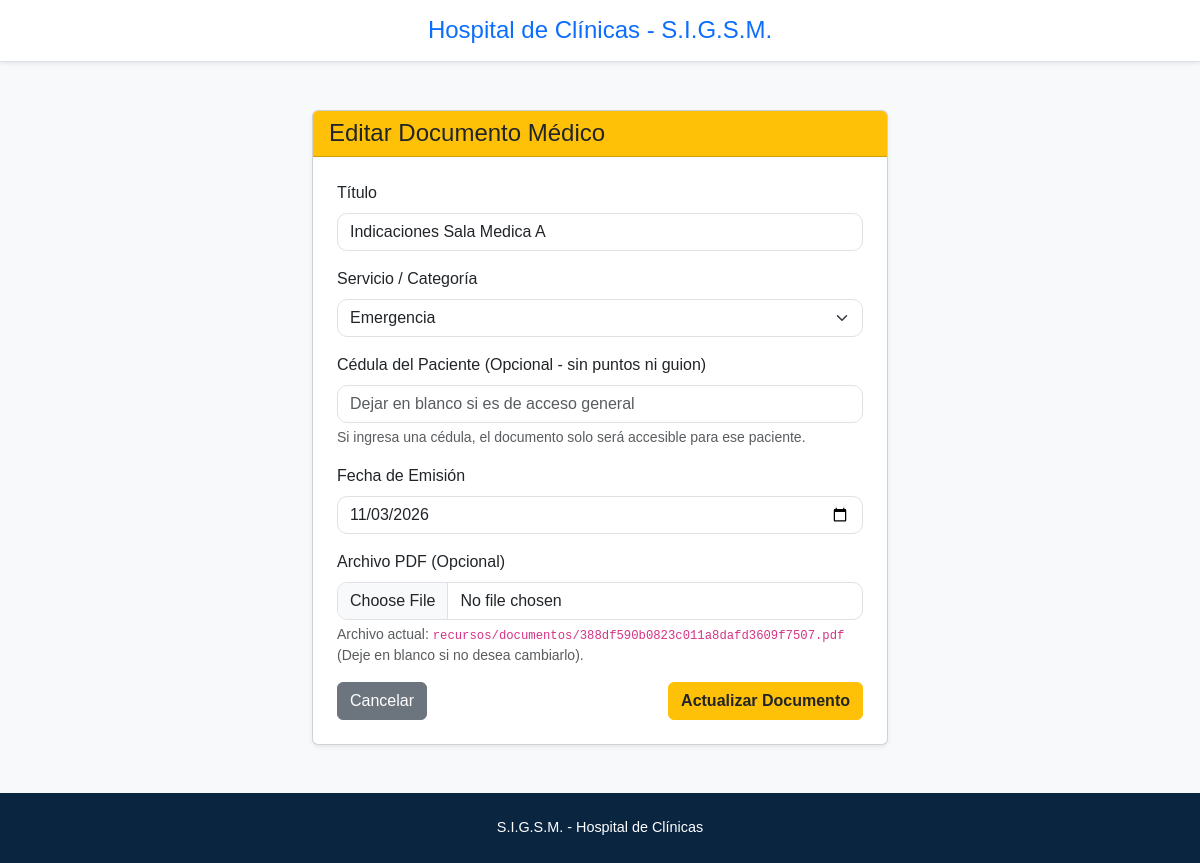
Page /Hospital/acciones/editar_documento.php?id=10 (signed in) on the committed database.
### tables this page shows
CREATE TABLE `documento` (
  `id` int(11) NOT NULL,
  `titulo` varchar(150) NOT NULL,
  `tipo` varchar(50) NOT NULL,
  `cedula_paciente` varchar(20) DEFAULT NULL,
  `fecha_emision` date NOT NULL,
  `ruta_archivo` varchar(255) NOT NULL,
  `activo` tinyint(1) NOT NULL DEFAULT 1,
  `id_usuario` int(11) DEFAULT NULL
);

### Hospital/acciones/editar_documento.php (the view, shortened to what this page needs)
<?php
require_once "../conexion.php";
$id = $_GET['id'] ?? $_POST['id'] ?? null;
$titulo = $tipo = $cedula_paciente = $fecha_emision = $ruta_archivo = "";
if ($_SERVER["REQUEST_METHOD"] === "GET") {
    $stmt = $conexion->prepare("SELECT * FROM documento WHERE id = ? AND activo = 1");
    $stmt->bind_param("i", $id);
    $stmt->execute();
    $res = $stmt->get_result();
    if ($res->num_rows === 1) {
        $doc = $res->fetch_assoc();
        $titulo = $doc['titulo'];
        $tipo = $doc['tipo'];
        $cedula_paciente = $doc['cedula_paciente'];
        $fecha_emision = $doc['fecha_emision'];
        $ruta_archivo = $doc['ruta_archivo'];
    } else {
        header("Location: ../vistas/documentos.php");
        exit();
    }
}
?>
<!DOCTYPE html>
<html lang="es">
<head>
    <link href="https://cdn.jsdelivr.net/npm/bootstrap@5.3.0/dist/css/bootstrap.min.css" rel="stylesheet">
    <link rel="stylesheet" href="../recursos/css/estilos.css">
</head>
<body class="bg-light">
    <header class="py-3 bg-white border-bottom shadow-sm mb-4">
        <div class="container text-center">
            <h2 class="h4 text-primary mb-0">Hospital de Clínicas - S.I.G.S.M.</h2>
        </div>
    </header>
    <main class="container my-5" style="max-width: 600px;">
        <div class="card shadow-sm">
            <div class="card-header bg-warning text-dark">
                <h4 class="mb-0">Editar Documento Médico</h4>
            </div>
            <div class="card-body p-4">
                <form method="POST" action="editar_documento.php" enctype="multipart/form-data">
                    <div class="mb-3">
                        <label class="form-label">Título</label>
                        <input type="text" name="titulo" class="form-control" value="<?php echo htmlspecialchars($titulo); ?>" required>
                    </div>
                    <div class="mb-3">
                        <label class="form-label">Servicio / Categoría</label>
                        <select name="tipo" class="form-select" required>
                            <option value="Emergencia" <?php if ($tipo === 'Emergencia') echo 'selected'; ?>>Emergencia</option>
                        </select>
                    </div>
                    <div class="mb-3">
                        <label class="form-label">Cédula del Paciente (Opcional - sin puntos ni guion)</label>
                        <input type="text" name="cedula_paciente" class="form-control" value="<?php echo htmlspecialchars($cedula_paciente); ?>" placeholder="Dejar en blanco si es de acceso general">
                        <div class="form-text">Si ingresa una cédula, el documento solo será accesible para ese paciente.</div>
                    </div>
                    <div class="mb-3">
                        <label class="form-label">Fecha de Emisión</label>
                        <input type="date" name="fecha_emision" class="form-control" value="<?php echo htmlspecialchars($fecha_emision); ?>" required>
                    </div>
                    <div class="mb-3">
                        <label class="form-label">Archivo PDF (Opcional)</label>
                        <input type="file" name="archivo" class="form-control" accept=".pdf">
                        <div class="form-text">Archivo actual: <code><?php echo htmlspecialchars($ruta_archivo); ?></code> (Deje en blanco si no desea cambiarlo).</div>
                    </div>
                    <div class="d-flex justify-content-between">
                        <a href="../vistas/documentos.php" class="btn btn-secondary">Cancelar</a>
                        <button type="submit" class="btn btn-warning text-dark fw-bold">Actualizar Documento</button>
                    </div>
                </form>
            </div>
        </div>
    </main>
    <footer class="text-center py-4 text-white mt-5" style="background-color: #0a2540;">
        <p class="mb-0">S.I.G.S.M. - Hospital de Clínicas</p>
    </footer>
</body>
</html>

### Hospital/recursos/css/estilos.css (style rules this page uses)
body { background-color: #f8f9fa; font-family: Arial, Helvetica, sans-serif; }
h2 { font-size: 2rem; font-weight: bold; color: #212529; }
.form-control, .form-select { border-radius: 10px; }
footer { background-color: #0a2540; color: #ffffff; font-size: .9rem; margin-top: 0; }

### rows in the picture
documento: titulo "Indicaciones Sala Medica A", fecha_emision "11/03/2026", ruta_archivo "recursos/documentos/388df590b0823c011a8dafd3609f7507.pdf"
